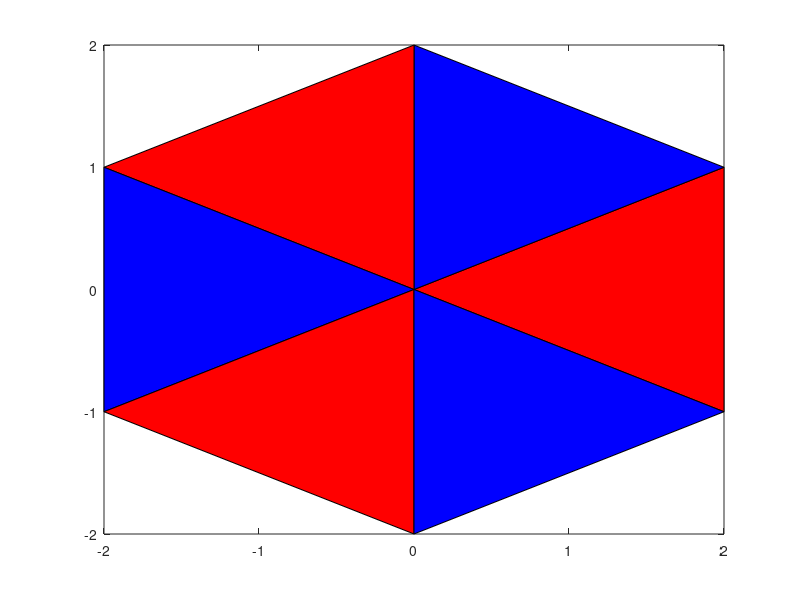

Recreate this plot in MATLAB.
AX = [0 2 2 0];
AY = [0 -1 1 0];
BX = [0 2 0 0];
BY = [0 1 2 0];
CX = [0 0 -2 0];
CY = [0 2 1 0];
DX = [0 -2 -2 0];
DY = [0 1 -1 0];
EX = [0 -2 0 0];
EY = [0 -1 -2 0];
FX = [0 0 2 0];
FY = [0 -2 -1 0];

p = 91; 

if mod(p,3) == 0
    fill(AX,AY,'r',BX,BY,'r',CX,CY,'r',DX,DY,'r',EX,EY,'r',FX,FY,'r');
elseif mod(p,3) == 1
    fill(AX,AY,'r',BX,BY,'b',CX,CY,'r',DX,DY,'b',EX,EY,'r',FX,FY,'b');
else 
    fill(AX,AY,'r',BX,BY,'g',CX,CY,'b',DX,DY,'r',EX,EY,'g',FX,FY,'b');
end